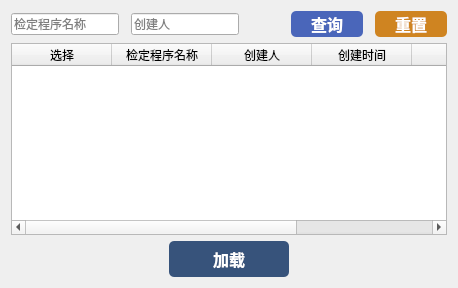
         <widget class="QWidget" name="page_2">
          <layout class="QVBoxLayout" name="verticalLayout_14">
           <item>
            <layout class="QHBoxLayout" name="horizontalLayout_9">
             <property name="spacing">
              <number>12</number>
             </property>
             <item>
              <widget class="QLineEdit" name="lineEditName">
               <property name="placeholderText">
                <string>检定程序名称</string>
               </property>
              </widget>
             </item>
             <item>
              <widget class="QLineEdit" name="lineEditCreator">
               <property name="placeholderText">
                <string>创建人</string>
               </property>
              </widget>
             </item>
             <item>
              <spacer name="horizontalSpacer_10">
               <property name="orientation">
                <enum>Qt::Horizontal</enum>
               </property>
               <property name="sizeHint" stdset="0">
                <size>
                 <width>40</width>
                 <height>20</height>
                </size>
               </property>
              </spacer>
             </item>
             <item>
              <widget class="QPushButton" name="pushButton_10">
               <property name="sizePolicy">
                <sizepolicy hsizetype="Fixed" vsizetype="Fixed">
                 <horstretch>1</horstretch>
                 <verstretch>0</verstretch>
                </sizepolicy>
               </property>
               <property name="minimumSize">
                <size>
                 <width>72</width>
                 <height>26</height>
                </size>
               </property>
               <property name="font">
                <font>
                 <pointsize>12</pointsize>
                 <weight>75</weight>
                 <bold>true</bold>
                </font>
               </property>
               <property name="styleSheet">
                <string notr="true">color: rgb(255, 255, 255);
background-color: rgb(74, 102, 186);
border-radius:5px;</string>
               </property>
               <property name="text">
                <string>查询</string>
               </property>
              </widget>
             </item>
             <item>
              <widget class="QPushButton" name="pushButton_11">
               <property name="sizePolicy">
                <sizepolicy hsizetype="Fixed" vsizetype="Fixed">
                 <horstretch>0</horstretch>
                 <verstretch>0</verstretch>
                </sizepolicy>
               </property>
               <property name="minimumSize">
                <size>
                 <width>72</width>
                 <height>26</height>
                </size>
               </property>
               <property name="font">
                <font>
                 <pointsize>12</pointsize>
                 <weight>75</weight>
                 <bold>true</bold>
                </font>
               </property>
               <property name="styleSheet">
                <string notr="true">color: rgb(255, 255, 255);
background-color: rgb(207, 132, 33);
border-radius:5px;</string>
               </property>
               <property name="text">
                <string>重置</string>
               </property>
              </widget>
             </item>
            </layout>
           </item>
           <item>
            <widget class="QTableWidget" name="tableWidgetMethod">
             <property name="editTriggers">
              <set>QAbstractItemView::NoEditTriggers</set>
             </property>
             <attribute name="horizontalHeaderCascadingSectionResizes">
              <bool>true</bool>
             </attribute>
             <column>
              <property name="text">
               <string>选择</string>
              </property>
             </column>
             <column>
              <property name="text">
               <string>检定程序名称</string>
              </property>
             </column>
             <column>
              <property name="text">
               <string>创建人</string>
              </property>
             </column>
             <column>
              <property name="text">
               <string>创建时间</string>
              </property>
             </column>
             <column>
              <property name="text">
               <string>说明</string>
              </property>
             </column>
             <column>
              <property name="text">
               <string>操作</string>
              </property>
             </column>
            </widget>
           </item>
           <item>
            <layout class="QHBoxLayout" name="horizontalLayout_11">
             <item>
              <spacer name="horizontalSpacer_8">
               <property name="orientation">
                <enum>Qt::Horizontal</enum>
               </property>
               <property name="sizeHint" stdset="0">
                <size>
                 <width>40</width>
                 <height>20</height>
                </size>
               </property>
              </spacer>
             </item>
             <item>
              <widget class="QPushButton" name="pushButton_9">
               <property name="minimumSize">
                <size>
                 <width>120</width>
                 <height>36</height>
                </size>
               </property>
               <property name="font">
                <font>
                 <pointsize>12</pointsize>
                 <weight>75</weight>
                 <bold>true</bold>
                </font>
               </property>
               <property name="styleSheet">
                <string notr="true">color: rgb(255, 255, 255);
background-color: rgb(55, 83, 123);
border-radius:5px;</string>
               </property>
               <property name="text">
                <string>加载</string>
               </property>
              </widget>
             </item>
             <item>
              <spacer name="horizontalSpacer_9">
               <property name="orientation">
                <enum>Qt::Horizontal</enum>
               </property>
               <property name="sizeHint" stdset="0">
                <size>
                 <width>40</width>
                 <height>20</height>
                </size>
               </property>
              </spacer>
             </item>
            </layout>
           </item>
          </layout>
         </widget>
